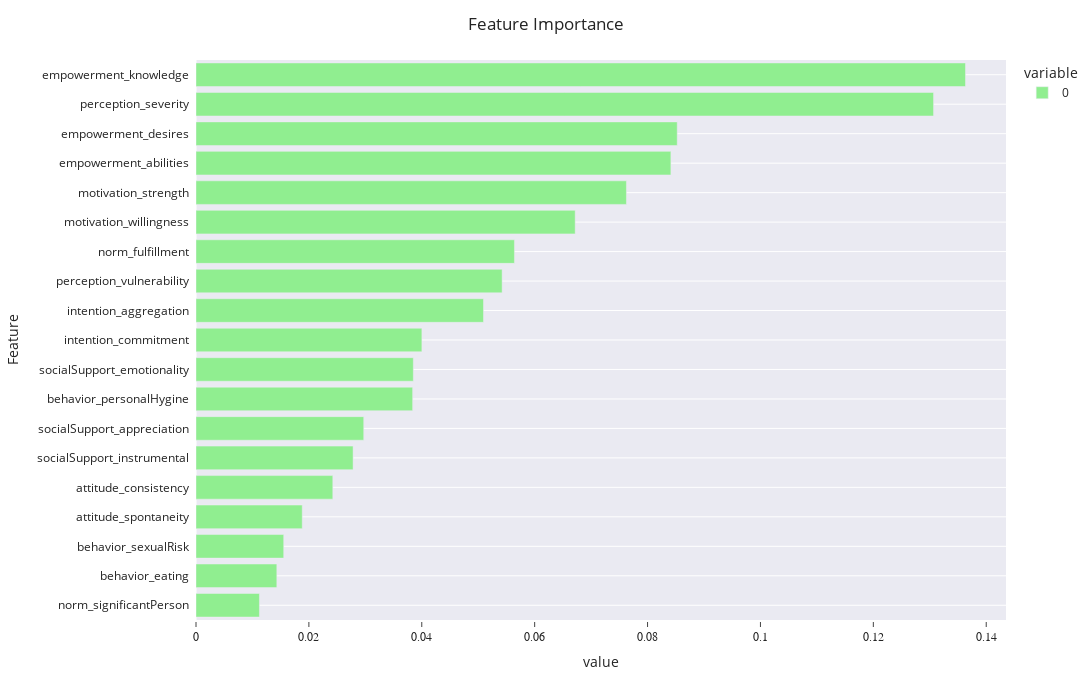

Notebook source saved alongside this figure:
### Code cell
pd.options.plotting.backend = "plotly"

fig = importances_sorted.plot.barh()
fig.update_traces(marker_color='rgb(144, 238, 144)')

fig.update_layout(uniformtext_minsize=8, uniformtext_mode='hide',xaxis=dict(
        showgrid=False,
        showticklabels=True,
        linewidth=2,
        ticks='outside',
        tickfont=dict(
            family='Arial',
            size=12,
        ),
    ),
    width=1200,
    height=700,
    title_text='Feature Importance',yaxis_title="Feature"
    )

fig.update_yaxes(ticksuffix = "  ")
fig.show()

### Figure 1 — Plotly figure (JSON) as saved in the notebook; plotly's stock layout.template omitted (floating-point values rounded to 4 significant figures)
{"data": [{"alignmentgroup": "True", "hovertemplate": "variable=0<br>value=%{x}<br>index=%{y}<extra></extra>", "legendgroup": "0", "marker": {"color": "rgb(144, 238, 144)", "pattern": {"shape": ""}}, "name": "0", "offsetgroup": "0", "orientation": "h", "showlegend": true, "textposition": "auto", "type": "bar", "x": [0.01123, 0.01432, 0.01554, 0.01882, 0.02424, 0.02783, 0.02972, 0.03838, 0.0385, 0.04002, 0.05093, 0.05423, 0.05642, 0.06718, 0.07626, 0.08413, 0.08525, 0.1307, 0.1363], "xaxis": "x", "y": ["norm_significantPerson", "behavior_eating", "behavior_sexualRisk", "attitude_spontaneity", "attitude_consistency", "socialSupport_instrumental", "socialSupport_appreciation", "behavior_personalHygine", "socialSupport_emotionality", "intention_commitment", "intention_aggregation", "perception_vulnerability", "norm_fulfillment", "motivation_willingness", "motivation_strength", "empowerment_abilities", "empowerment_desires", "perception_severity", "empowerment_knowledge"], "yaxis": "y"}], "layout": {"barmode": "relative", "height": 700, "legend": {"title": {"text": "variable"}, "tracegroupgap": 0}, "margin": {"t": 60}, "title": {"text": "Feature Importance"}, "uniformtext": {"minsize": 8, "mode": "hide"}, "width": 1200, "xaxis": {"anchor": "y", "domain": [0, 1], "linewidth": 2, "showgrid": false, "showticklabels": true, "tickfont": {"family": "Arial", "size": 12}, "ticks": "outside", "title": {"text": "value"}}, "yaxis": {"anchor": "x", "domain": [0, 1], "ticksuffix": "  ", "title": {"text": "Feature"}}}}
